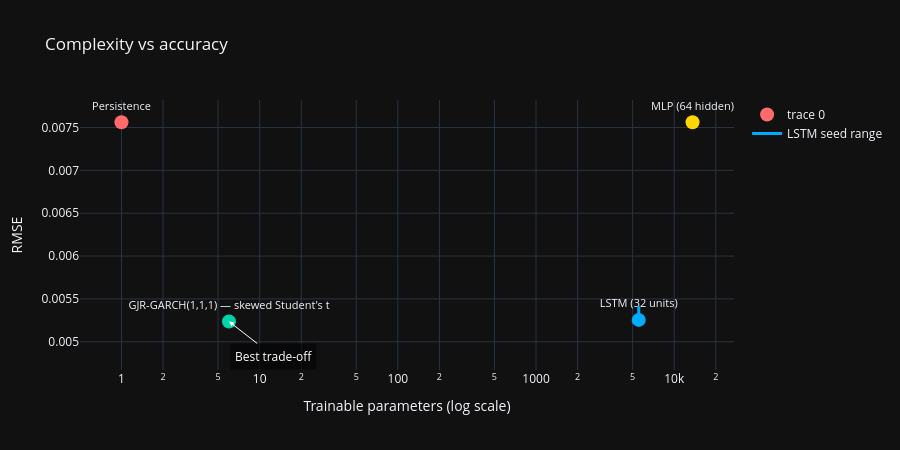

The notebook cell saved with this chart:
### Markdown cell above
### Complexity versus accuracy

### Code cell
models = {
    'Persistence': (0, pers_rmse_check),
    GARCH_LABEL: (garch_n_params, GARCH_RMSE),
    f'MLP ({MLP_HIDDEN} hidden)': (mlp_params, mlp_rmse),
    f'LSTM ({LSTM_UNITS} units)': (lstm_params, lstm_rmse),
}

names = list(models.keys())
params_plot = [max(v[0], 1) for v in models.values()]
rmses = [v[1] for v in models.values()]

frontier = []
for i, (n_i, r_i) in enumerate(zip(params_plot, rmses)):
    dominated = any((n_j <= n_i and r_j < r_i)
                    for j, (n_j, r_j) in enumerate(zip(params_plot, rmses))
                    if j != i)
    if not dominated:
        frontier.append(i)

best_i = min(frontier, key=lambda i: rmses[i])

fig = go.Figure()
fig.add_trace(go.Scatter(
    x=params_plot, y=rmses, mode='markers+text', text=names,
    textposition='top center',
    marker=dict(size=14, color=['#ff6b6b', '#00d4aa', '#ffd700', '#00aaff']),
    textfont=dict(size=11),
))
# LSTM seed spread as a vertical bar: the point estimate is not the whole story.
fig.add_trace(go.Scatter(
    x=[lstm_params, lstm_params], y=[lstm_rmse_min, lstm_rmse_max],
    mode='lines', line=dict(color='#00aaff', width=3),
    name='LSTM seed range', showlegend=True,
))
fig.add_annotation(x=np.log10(params_plot[best_i]), y=rmses[best_i],
                   text='Best trade-off', showarrow=True, arrowhead=2,
                   arrowcolor='white', ax=45, ay=35,
                   font=dict(color='white', size=12),
                   bgcolor='rgba(0,0,0,0.55)', borderpad=4)
fig.update_layout(template='plotly_dark', title='Complexity vs accuracy',
                  xaxis_title='Trainable parameters (log scale)',
                  yaxis_title='RMSE', xaxis_type='log', height=450)
fig.show()

if lstm_garch_tie:
    complexity_note = (
        f'On this seed the LSTM matches GARCH at '
        f'{lstm_params / garch_n_params:,.0f} times the parameter count.'
    )
elif garch_wins:
    complexity_note = (
        'Neither network improved on GARCH on this seed, so the additional '
        'complexity bought nothing.'
    )
else:
    complexity_note = (
        'A network improved on GARCH on this seed, at substantial complexity '
        'cost.'
    )

display(Markdown(f"""
{GARCH_LABEL} achieves its accuracy with {garch_n_params} parameters. The MLP
uses {mlp_params:,} and the LSTM {lstm_params:,}. {complexity_note}

The vertical bar on the LSTM marker is its range across {len(SEED_LIST)} seeds.
GARCH has no such bar, because refitting it on the same data returns the same
answer.

The efficient frontier contains {len(frontier)} of the four models; the
remainder are dominated, meaning another model achieves lower RMSE with no
more parameters.
"""))

### Figure 1 — Plotly figure (JSON) as saved in the notebook; plotly's stock layout.template omitted (floating-point values rounded to 4 significant figures)
{"data": [{"marker": {"color": ["#ff6b6b", "#00d4aa", "#ffd700", "#00aaff"], "size": 14}, "mode": "markers+text", "text": ["Persistence", "GJR-GARCH(1,1,1) — skewed Student's t", "MLP (64 hidden)", "LSTM (32 units)"], "textfont": {"size": 11}, "textposition": "top center", "type": "scatter", "x": [1, 6, 13569, 5537], "y": [0.007562, 0.005236, 0.007561, 0.005255]}, {"line": {"color": "#00aaff", "width": 3}, "mode": "lines", "name": "LSTM seed range", "showlegend": true, "type": "scatter", "x": [5537, 5537], "y": [0.005255, 0.005415]}], "layout": {"annotations": [{"arrowcolor": "white", "arrowhead": 2, "ax": 45, "ay": 35, "bgcolor": "rgba(0,0,0,0.55)", "borderpad": 4, "font": {"color": "white", "size": 12}, "showarrow": true, "text": "Best trade-off", "x": 0.7782, "y": 0.005236}], "height": 450, "title": {"text": "Complexity vs accuracy"}, "xaxis": {"title": {"text": "Trainable parameters (log scale)"}, "type": "log"}, "yaxis": {"title": {"text": "RMSE"}}}}
